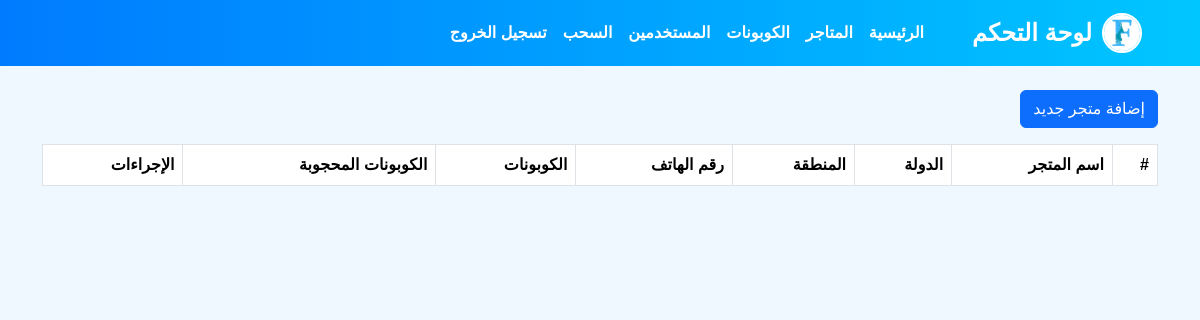
Page /admin/stores.php on the earlier database version.
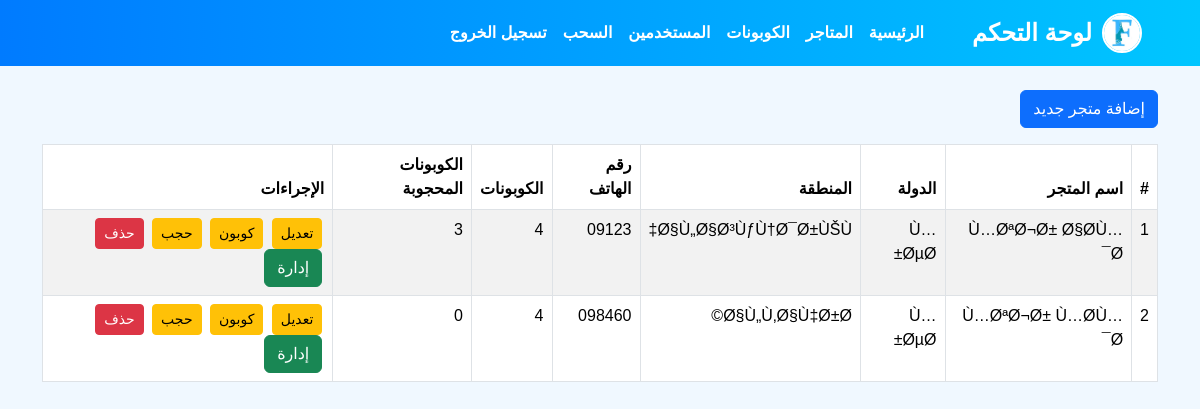
Same page on the later database version.
### tables this page shows
CREATE TABLE `stores` (
  `id` int(11) NOT NULL,
  `name` varchar(100) NOT NULL,
  `country` varchar(100) NOT NULL,
  `region` varchar(100) NOT NULL,
  `phone` varchar(100) NOT NULL,
  `status` varchar(10) NOT NULL DEFAULT '0',
  `created_at` timestamp NOT NULL DEFAULT CURRENT_TIMESTAMP ON UPDATE CURRENT_TIMESTAMP
);

### admin/stores.php (the view, shortened to what this page needs)
<!DOCTYPE html>
<html dir="rtl" lang="ar">
<head>
    <link href="https://cdn.jsdelivr.net/npm/bootstrap@5.3.2/dist/css/bootstrap.min.css" rel="stylesheet">
    <link rel="stylesheet" href="https://cdn.datatables.net/1.13.6/css/dataTables.bootstrap5.min.css">
</head>
<body>
    <?php include 'navbar.php'; ?>
    <?php
include '../config.php';
    ?>
    <div class="container mt-4">
        <button class="btn btn-primary mb-3" data-bs-toggle="modal" data-bs-target="#addStoreModal">إضافة متجر جديد</button>
        <div class="table-responsive">
            <table id="storesTable" class="table table-bordered table-striped">
                <thead>
                    <tr>
                        <th>#</th>
                        <th style="text-align: right;">اسم المتجر</th>
                        <th style="text-align: right;"> الدولة </th>
                        <th style="text-align: right;"> المنطقة </th>
                        <th style="text-align: right;">رقم الهاتف</th>
                        <th style="text-align: right;"> الكوبونات </th>
                        <th style="text-align: right;">  الكوبونات المحجوبة </th>
                        <th style="text-align: right;">الإجراءات</th>
                    </tr>
                </thead>
                <tbody>
                    <?php
                    $sql = "SELECT * FROM stores";
                    $result = $conn->query($sql);
                    $i = 1;
                    while($row = $result->fetch_assoc()) {
                        $store_id = $row['id'];
                        $sql_barcodes = "SELECT * FROM `coupons` WHERE `store_id` = '$store_id'";
                        $result_barcodes = mysqli_query($conn, $sql_barcodes);
                        $sql_blockcoupon = "SELECT * FROM `coupons` WHERE `store_id` = '$store_id' and `is_blocked` = '1' ";
                        $result_blockcoupon = mysqli_query($conn, $sql_blockcoupon);
                        $barcode_count = mysqli_num_rows($result_barcodes);
                        $blockcoupon_count = mysqli_num_rows($result_blockcoupon);
                        echo "<tr>
                                <td>" . $i . "</td>
                                <td>" . $row['name'] . "</td>
                                <td>" . $row['country'] . "</td>
                                <td>" . $row['region'] . "</td>
                                <td>" . $row['phone'] . "</td>
                                <td> ". $barcode_count ." </td>
                                <td> ". $blockcoupon_count ." </td>
                                <td class='action-buttons'>
                                    <button class='btn btn-sm btn-warning' onclick='editStore(" . $row['id'] . ", \"" . $row['name'] . "\", \"" . $row['name'] . "\", \"" . $row['country'] . "\", \"" . $row['region'] . "\", \"" . $row['phone'] . "\")'>تعديل</button>
                                 <button class='btn btn-sm btn-warning' onclick='rangcoupon(" . $row['id'] . ", \"" . $row['name'] . "\", \"" . $row['name'] . "\", \"" . $row['country'] . "\", \"" . $row['region'] . "\", \"" . $row['phone'] . "\")'>كوبون</button>
                                 <button class='btn btn-sm btn-warning' onclick='blockcoupon(" . $row['id'] . ", \"" . $row['name'] . "\", \"" . $row['name'] . "\", \"" . $row['country'] . "\", \"" . $row['region'] . "\", \"" . $row['phone'] . "\")'>حجب</button>
                                    <button class='btn btn-sm btn-danger' onclick='confirmDelete(" . $row['id'] . ")'>حذف</button>
                                    <a href='barcode.php?id=".$row['id']."'> <button class='btn btn-success'> إدارة </button? </a>
                                </td>
                              </tr>";
                              $i ++;
                    }
                    ?>
                </tbody>
            </table>
        </div>
    </div>
</body>
</html>

### admin/navbar.php (shortened to what this page needs)
<nav class="navbar navbar-expand-lg navbar-light">
    <div class="container">
        <a class="navbar-brand" href="#">
            <img src="../images/logo.jpg" alt="شعار الشركة"> لوحة التحكم
        </a>
        <div class="collapse navbar-collapse" id="navbarNav">
            <ul class="navbar-nav ms-auto">
                <li class="nav-item"><a class="nav-link" href="dashboard.php">الرئيسية</a></li>
                <li class="nav-item"><a class="nav-link" href="stores.php"> المتاجر </a></li>
                <li class="nav-item"><a class="nav-link" href="coupon.php"> الكوبونات </a></li>
                <li class="nav-item"><a class="nav-link" href="storeCustomers.php"> المستخدمين </a></li>
                <li class="nav-item"><a class="nav-link" href="win.php"> السحب </a></li>
                <li class="nav-item"><a class="nav-link" href="index.php">تسجيل الخروج</a></li>
            </ul>
        </div>
    </div>
</nav>

### admin/stores.php (style rules this page uses)
body { font-family: 'Arial', sans-serif; background-color: #f0f8ff; color: #333; }
.navbar { background: linear-gradient(90deg, #007bff, #00c6ff); }
.navbar-brand { font-size: 24px; font-weight: bold; color: #fff; display: flex; align-items: center; gap: 10px; }
.navbar-brand img { width: 40px; height: 40px; border-radius: 50%; border: 2px solid #fff; }
.navbar-nav .nav-link { color: #fff; font-weight: bold; }
.action-buttons button { margin: 0 2px; }

Differences in the rows shown:
added stores: name "Ù…ØªØ¬Ø± Ø§Ø­Ù…Ø¯", country "Ù…ØµØ±", region "Ø§Ù„Ø§Ø³ÙƒÙ†Ø¯Ø±ÙŠÙ‡", phone "09123", barcode_count "4", blockcoupon_count "3"
added stores: name "Ù…ØªØ¬Ø± Ù…Ø­Ù…Ø¯", country "Ù…ØµØ±", region "Ø§Ù„Ù‚Ø§Ù‡Ø±Ø©", phone "098460", barcode_count "4", blockcoupon_count "0"
